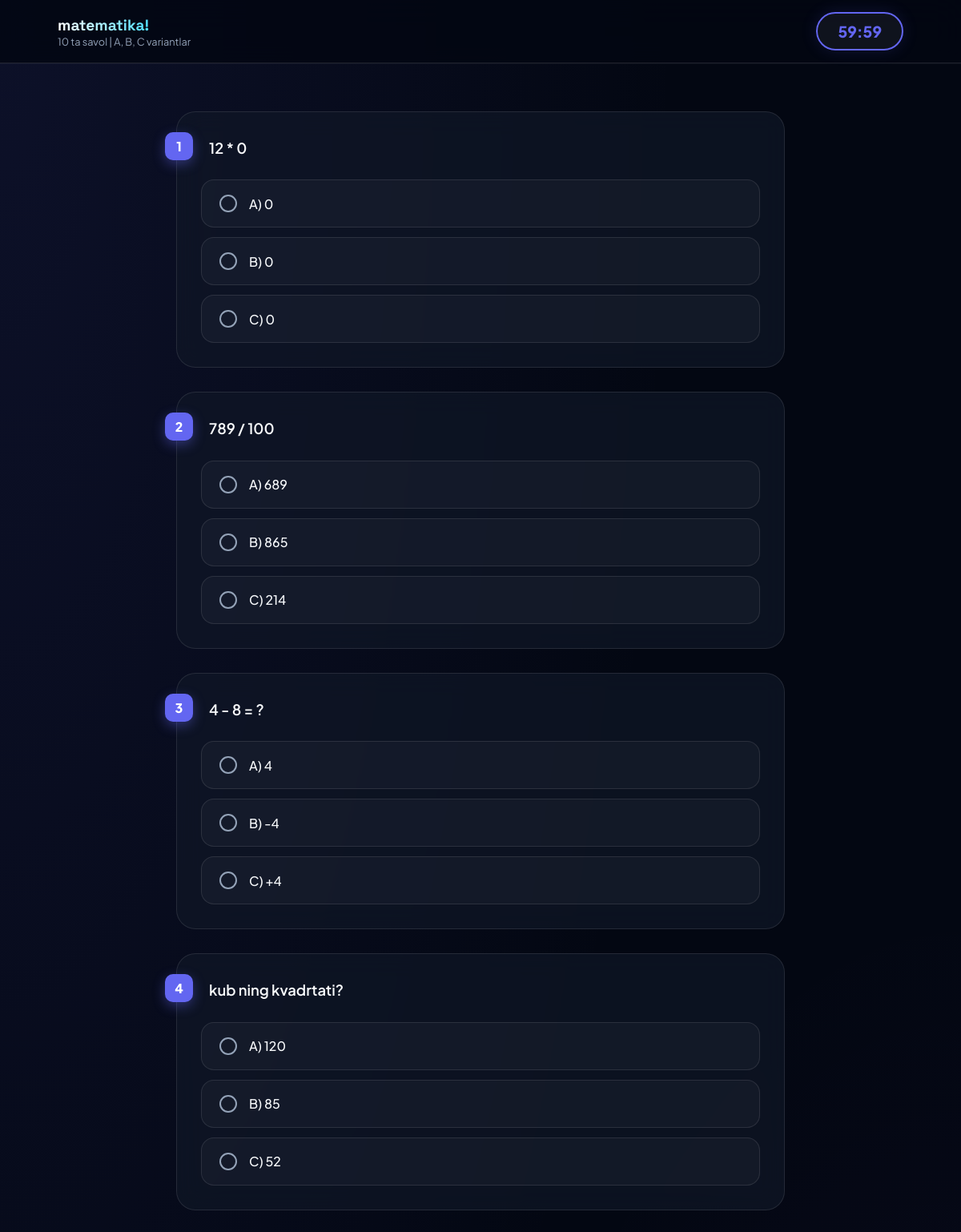
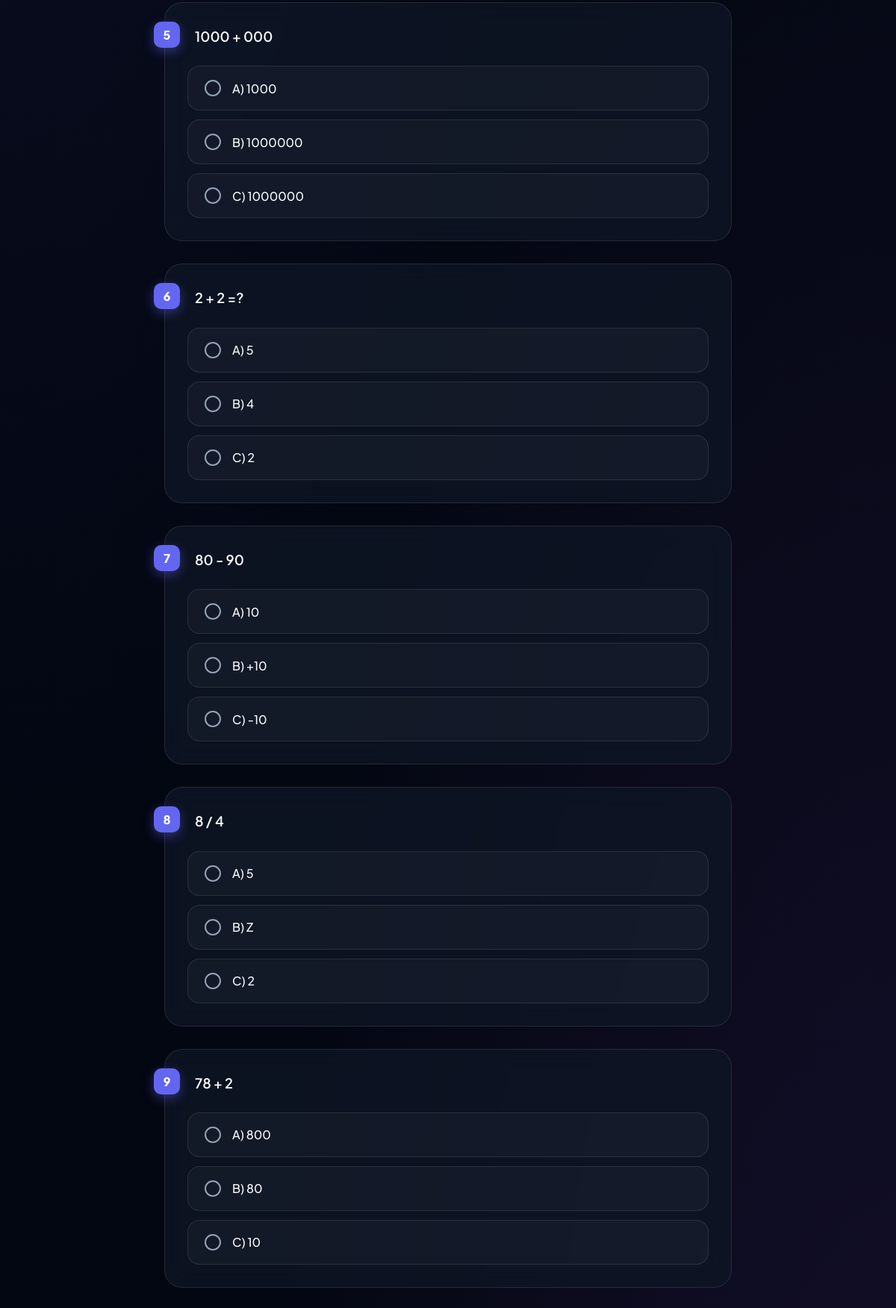
Screenshot of /start-quiz/14/ (signed in, upper part) with the database file from the repository (2 pictures, top to bottom).
### quiz/models.py (models this page shows, shortened)
class Subject(models.Model):
    name = models.CharField(max_length=100, verbose_name="Fan nomi")
    description = models.TextField(blank=True, null=True, verbose_name="Fan haqida ma'lumot")
    class Meta:
        verbose_name = "Fan"
        verbose_name_plural = "Fanlar"

class Question(models.Model):
    TEST_TYPES = (
        ('BSB', 'BSB (Baho nazorat)'),
        ('CHSB', 'CHSB (Choraklik nazorat)'),
    )
    CHOICES = (('a', 'A'), ('b', 'B'), ('c', 'C'))
    subject = models.ForeignKey(Subject, on_delete=models.CASCADE, related_name='questions', verbose_name="Fan")
    text = models.TextField(verbose_name="Savol matni")
    option_a = models.CharField(max_length=255, verbose_name="A varianti")
    option_b = models.CharField(max_length=255, verbose_name="B varianti")
    option_c = models.CharField(max_length=255, verbose_name="C varianti")
    correct_answer = models.CharField(max_length=1, choices=CHOICES, verbose_name="To'g'ri javob")
    test_type = models.CharField(max_length=10, choices=TEST_TYPES, default='BSB', verbose_name="Test turi")
    created_at = models.DateTimeField(auto_now_add=True, null=True, blank=True)
    class Meta:
        verbose_name = "Savol"
        verbose_name_plural = "Savollar"
        unique_together = ('subject', 'text')

### quiz/views.py (the view, shortened to what this page needs)
# urls.py: path('start-quiz/<int:subject_id>/', quiz_views.test_process, {'test_type': 'BSB'}, name='start_quiz'),
@login_required
def test_process(request, subject_id, test_type='BSB'):
    subject = get_object_or_404(Subject, id=subject_id)
    questions_list = list(Question.objects.filter(subject=subject, test_type=test_type))
    if not questions_list:
        messages.warning(request, f"{subject.name} fanidan {test_type} savollari hali yuklanmagan.")
        return redirect('subject_list')
    random.shuffle(questions_list) # Savollarni aralashtirish
    return render(request, 'quiz/test_process.html', {
        'subject': subject,
        'questions': questions_list,
        'test_type': test_type
    })

### quiz/context_processors.py (called while the page is built)
def quiz_status(request):
    settings = QuizSettings.objects.last()
    if not settings:
        return {
            'is_bsb_active': False,
            'is_chsb_active': False,
            'quiz_settings': None
        }
    return {
        'is_bsb_active': settings.is_bsb_active,
        'is_chsb_active': settings.is_chsb_active,
        'quiz_settings': settings
    }

### quiz/templates/quiz/test_process.html (shortened to what this page needs)
<!DOCTYPE html>
<html lang="uz">
<head>
    <link rel="stylesheet" href="https://cdnjs.cloudflare.com/ajax/libs/font-awesome/6.4.0/css/all.min.css">
</head>
<body>
    <div class="quiz-header">
        <div class="subject-info">
            <div class="subject-title">{{ subject.name }}</div>
            <div style="font-size: 0.8rem; color: var(--text-muted);">{{ questions|length }} ta savol | A, B, C variantlar</div>
        </div>
        <div class="timer-box" id="quiz-timer">--:--</div>
    </div>
    <div class="progress-container">
    </div>
    <div class="container">
        <form id="quizForm" action="{% url 'submit_quiz' subject.id %}" method="POST">
            {% for question in questions %}
            <div class="question-card">
                <div class="question-num">{{ forloop.counter }}</div>
                <div class="question-text">
                    {{ question.text }}
                </div>
                <div class="options-list">
                    <label class="option-item">
                        <input type="radio" name="q{{ question.id }}" value="a" required>
                        <span>A) {{ question.option_a }}</span>
                    </label>
                    <label class="option-item">
                        <input type="radio" name="q{{ question.id }}" value="b">
                        <span>B) {{ question.option_b }}</span>
                    </label>
                    <label class="option-item">
                        <input type="radio" name="q{{ question.id }}" value="c">
                        <span>C) {{ question.option_c }}</span>
                    </label>
                </div>
            </div>
            {% endfor %}
        </form>
    </div>
</body>
</html>

### quiz/templates/quiz/test_process.html (style rules this page uses)
:root { --bg: #030712; --primary: #6366f1; --secondary: #a855f7; --accent: #00d2ff; --card-bg: rgba(17, 24, 39, 0.7); --border: rgba(255, 255, 255, 0.1); --text-main: #f8fafc; --text-muted: #94a3b8; --danger: #ef4444; }
* { margin: 0; padding: 0; box-sizing: border-box; font-family: 'Plus Jakarta Sans', sans-serif; }
body { background-color: var(--bg); color: var(--text-main); min-height: 100vh; background-image: radial-gradient(at 0% 0%, rgba(99, 102, 241, 0.1) 0px, transparent 50%), radial-gradient(at 100% 100%, rgba(168, 85, 247, 0.1) 0px, transparent 50%); background-attachment: fixed; }
.quiz-header { background: rgba(3, 7, 18, 0.85); backdrop-filter: blur(20px); padding: 15px 6%; border-bottom: 1px solid var(--border); position: sticky; top: 0; display: flex; justify-content: space-between; align-items: center; z-index: 1000; }
.subject-info { display: flex; flex-direction: column; }
.subject-title { font-family: 'Space Grotesk', sans-serif; font-size: 1.2rem; background: linear-gradient(to right, #fff, var(--accent)); -webkit-background-clip: text; -webkit-text-fill-color: transparent; font-weight: 800; }
.timer-box { background: rgba(255, 255, 255, 0.05); padding: 10px 25px; border-radius: 100px; border: 2px solid var(--primary); font-weight: 800; font-size: 1.2rem; color: var(--primary); box-shadow: 0 0 20px rgba(99, 102, 241, 0.15); transition: all 0.3s ease; }
.progress-container { width: 100%; height: 5px; background: rgba(255, 255, 255, 0.05); position: fixed; top: 75px; left: 0; z-index: 999; }
.container { max-width: 800px; margin: 60px auto; padding: 0 20px; }
.question-card { background: var(--card-bg); backdrop-filter: blur(15px); padding: 30px; border-radius: 24px; border: 1px solid var(--border); margin-bottom: 30px; transition: 0.3s ease; position: relative; }
.question-num { position: absolute; left: -15px; top: 25px; background: var(--primary); color: white; width: 35px; height: 35px; display: flex; align-items: center; justify-content: center; border-radius: 10px; font-weight: 800; box-shadow: 0 5px 15px rgba(99, 102, 241, 0.4); }
.question-text { font-size: 1.15rem; font-weight: 600; margin-bottom: 25px; padding-left: 10px; line-height: 1.6; }
.options-list { display: flex; flex-direction: column; gap: 12px; }
.option-item { display: flex; align-items: center; padding: 18px 22px; background: rgba(255, 255, 255, 0.03); border: 1px solid var(--border); border-radius: 16px; cursor: pointer; transition: all 0.2s ease; }
.option-item input { appearance: none; width: 22px; height: 22px; border: 2px solid var(--text-muted); border-radius: 50%; margin-right: 15px; cursor: pointer; position: relative; transition: 0.2s; }
.option-item span { font-weight: 500; font-size: 1rem; }

### rows the page displays
Subject: name "matematika!"
Question: text "12 * 0", option_a "0", option_b "0", option_c "0"
Question: text "789 / 100", option_a "689", option_b "865", option_c "214"
Question: text "4 - 8 = ?", option_a "4", option_b "-4", option_c "+4"
Question: text "kub ning kvadrtati?", option_a "120", option_b "85", option_c "52"
Question: text "1000 + 000", option_a "1000", option_b "1000000", option_c "1000000"
Question: text "2 + 2 =?", option_a "5", option_b "4", option_c "2"
Question: text "80 - 90", option_a "10", option_b "+10", option_c "-10"
Question: text "8 / 4", option_a "5", option_b "Z", option_c "2"
Question: text "78 + 2", option_a "800", option_b "80", option_c "10"

### other values shown
{{ questions|length }} "10"
